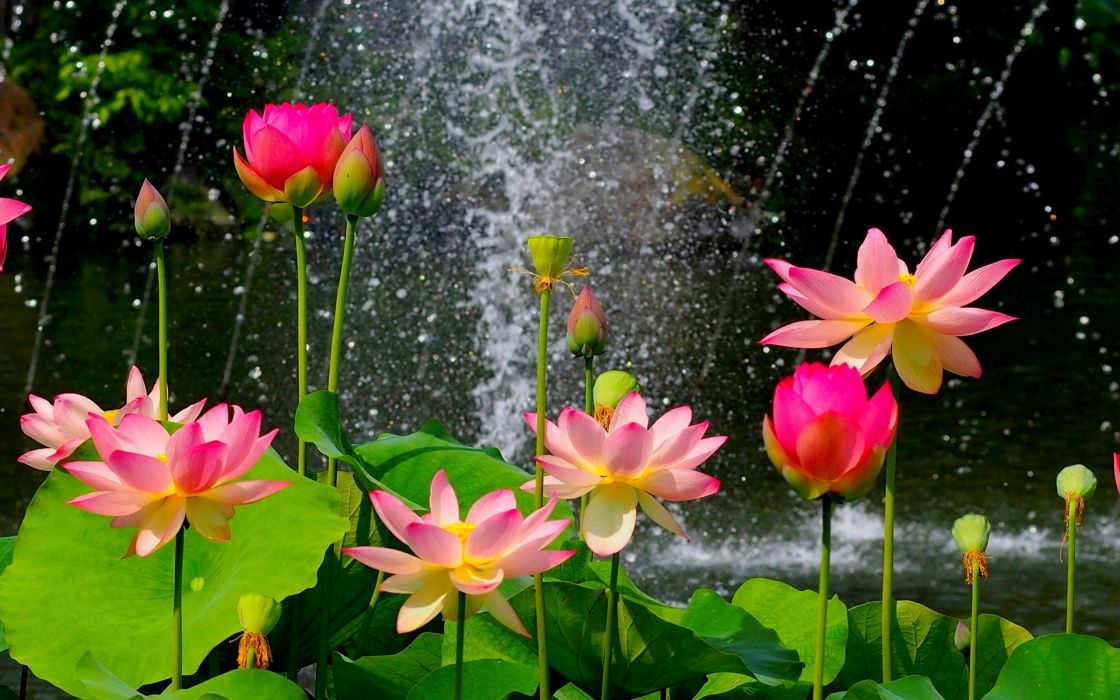
#> input picture nik1.jpg, 1120 x 700 px, found by its file name
$ jupyter execute --allow-errors 'IMPLEMENTATION OF openCV.ipynb'   (older library calls are emulated)
#> lines starting #> are read from the running program, lines starting #| are printed output that depends on the picture; after the words box and inside, x2 and y2 are one past the last pixel; in counts of white or black regions, pixels touching at a corner belong together
# IMPLEMENTATION OF openCV

[cell 1]
import cv2
import numpy as np

[cell 2]
input=cv2.imread("/home/kiet17/opencv/nik1.jpg")
#> input is the input picture: shape (700, 1120, 3); mean B, G, R 44.3, 76.6, 75.4

[cell 3]
cv2.imshow("first image",input)
cv2.waitKey(0)
cv2.destroyAllWindows()

[cell 4]
print(input.shape)
#| (700, 1120, 3)

[cell 5]
cv2.imwrite('nik1.jpeg',input)
#> Out = True

[cell 6]
cv2.imwrite('nik1.png',input)
#> Out = True

# grayscalling is start

[cell 7]
import cv2
#load image
img=cv2.imread("/home/kiet17/opencv/nik1.jpg")

[cell 8]
cv2.imshow('original',img)
cv2.waitKey(0)
cv2.destroyAllWindows()

[cell 9]
#now convert in gray image
img1=cv2.imread("/home/kiet17/opencv/nik1.jpg",0)
cv2.imshow("gray image",img1)
cv2.waitKey(0)
cv2.destroyAllWindows()

# now show color in HSV

[cell 10]
import cv2

image=cv2.imread("/home/kiet17/opencv/nik1.jpg")
hsv_im=cv2.cvtColor(image,cv2.COLOR_BGR2HSV)
#> hsv_im: shape (700, 1120, 3); mean H, S, V 60, 150.5, 93.1

[cell 11]
cv2.imshow("hsv image",hsv_im)
#cv2.imshow("hue chanel",hsv_im[:,:,0])
#cv2.imshow("saturation chanel",hsv_im[:,:,1])
#cv2.imshow("value chanel",hsv_im[:,:,2])

cv2.waitKey(0)
cv2.destroyAllWindows()

# explore new individual color

[cell 12]
import cv2

import numpy

[cell 13]
im2=cv2.imread("/home/kiet17/opencv/nik1.jpg")
B,G,R=cv2.split(im2)

print(B.shape)
#| (700, 1120)

[cell 14]
cv2.imshow("red",R)
cv2.waitKey(0)
cv2.destroyAllWindows()

[cell 15]
cv2.imshow("green",G)
cv2.waitKey(0)
cv2.destroyAllWindows()

[cell 16]
cv2.imshow("blue",B)
cv2.waitKey(0)
cv2.destroyAllWindows()

[cell 17]
# remake the original image
merged=cv2.merge([B,G,R])
cv2.imshow("merged image",merged)
cv2.waitKey(0)
cv2.destroyAllWindows()

[cell 18]
#amplify the specific color
merged=cv2.merge([B+100,G,R])
cv2.imshow("merge with frame",merged)
cv2.waitKey(0)
cv2.destroyAllWindows()

[cell 19]
# lets create a matrix of zeros with dimensions of image
import numpy as np
import cv2
im=cv2.imread("/home/kiet17/opencv/nik1.jpg")
zero=np.zeros(im.shape[:2],dtype="uint8")

cv2.imshow("red",cv2.merge([zero,zero,R]))
cv2.waitKey(0)
cv2.destroyAllWindows()

[cell 20]
cv2.imshow("green",cv2.merge([zero,G,zero]))
cv2.waitKey(0)
cv2.destroyAllWindows()

[cell 21]
cv2.imshow("blue",cv2.merge([B,zero,zero]))
cv2.waitKey(0)
cv2.destroyAllWindows()

# drawing image and shape

[cell 22]
import cv2
import numpy as np

[cell 23]
#create a black image
im=np.zeros((512,512,3),np.uint8)
#make this black and white
image_bw=np.zeros((512,512),np.uint8)

[cell 24]
cv2.imshow("black rect color",im)
cv2.waitKey(0)
cv2.destroyAllWindows()

[cell 25]
print(image_bw)

[cell 26]
#lets draw a line over our black sqare
cv2.line(im,(0,0),(511,511),(255,127,0),8)
cv2.imshow("blue line",im)
cv2.waitKey(0)
cv2.destroyAllWindows()

[cell 27]
#rectangle
cv2.rectangle(im,(100,100),(300,250),(127,100,100),5)
cv2.imshow("rectangle",im)
cv2.waitKey(0)
cv2.destroyAllWindows()

[cell 28]
cv2.circle(im,(300,300),100,(100,255,200),-1)
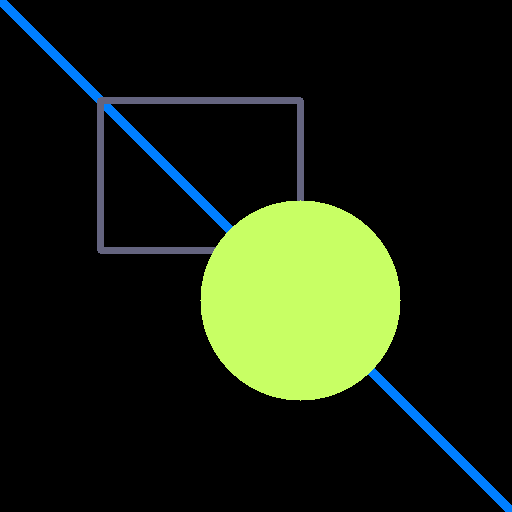
#> im: shape (512, 512, 3); mean B, G, R 18.5, 34.3, 25.5
cv2.imshow("circle",im)
cv2.waitKey(0)
cv2.destroyAllWindows()

[cell 29]
#lets even add txt
im1=np.zeros((512,512,3),np.uint8)

cv2.putText(im1,'HELLO WORLD!!',(75,290),cv2.FONT_HERSHEY_COMPLEX,2,(100,170,0),3)
cv2.imshow("nik",im1)
cv2.waitKey(0)
cv2.destroyAllWindows()

[cell 30]
#transformation
image=cv2.imread("/home/kiet17/opencv/nik1.jpg")
height,width=image.shape[:2]

q_h,q_w=height/4,width/4

[cell 31]
T=np.float32([[1,0,q_w],[0,1,q_h]])
im_tra=cv2.warpAffine(image,T,(width,height))

[cell 32]
cv2.imshow("jg",im_tra)
cv2.waitKey(0)
cv2.destroyAllWindows()

# rotation

[cell 33]
import cv2
import numpy as np

[cell 34]
im=cv2.imread("/home/kiet17/opencv/nik1.jpg")

[cell 35]
height,width=im.shape[:2]

[cell 36]
rotate_im=cv2.getRotationMatrix2D((width/2,height/2),90,1)

[cell 37]
rot=cv2.warpAffine(im,rotate_im,(width,height))

[cell 38]
cv2.imshow('Rotate ',rot)
cv2.waitKey(0)
cv2.destroyAllWindows()

[cell 39]
#SIMPLE ROTATION METHOD
tr=cv2.transpose(im)
cv2.imshow("trans",tr)
cv2.waitKey(0)
cv2.destroyAllWindows()

# resizing , scaling, and interpolation

[cell 40]
im_sc1=cv2.resize(im,None,fx=0.75,fy=0.75)
cv2.imshow("scaled 1",im_sc1)
cv2.waitKey(100000)
cv2.destroyAllWindows()
print(im.shape)
#| (700, 1120, 3)

[cell 41]
im_sc1=cv2.resize(im,(200,200),interpolation=cv2.INTER_AREA)
#> im_sc1: shape (200, 200, 3)
cv2.imshow("scaled 1",im_sc1)
cv2.waitKey(0)
cv2.destroyAllWindows()

# image pyramids

[cell 42]
smaller=cv2.pyrDown(im)
cv2.imshow("smaller image",smaller)
cv2.waitKey(0)
cv2.destroyAllWindows()

[cell 43]
cv2.imshow("larger",cv2.pyrUp(im))
cv2.waitKey(0)
cv2.destroyAllWindows()

# cropping image

[cell 44]
crop=im[100:700,100:200]
cv2.imshow("croped",crop)

cv2.waitKey(0)
cv2.destroyAllWindows()

[cell 45]
import numpy as np

[cell 46]
#increase  the brightness
M=np.ones(im.shape,dtype='uint8')*75
add=cv2.add(im,M)
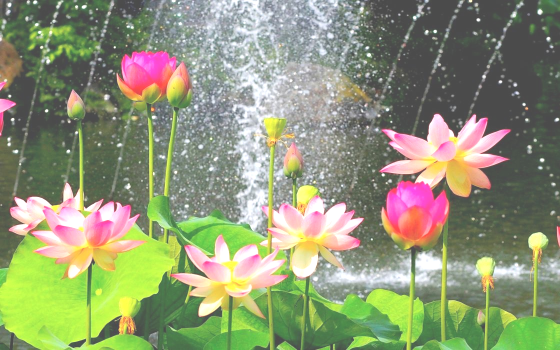
#> add: shape (700, 1120, 3) (shown at 1/2 size); mean B, G, R 119, 151.1, 144.1
cv2.imshow("added image",add)

cv2.waitKey(0)
cv2.destroyAllWindows()

[cell 47]
#decrese the brightness
subtrac=cv2.subtract(im,M)
cv2.imshow("subtract image",subtrac)
cv2.waitKey(0)
cv2.destroyAllWindows()

# bitwise operation  and masking

[cell 48]
square=np.zeros((300,300),np.uint8)
cv2.rectangle(square,(50,50),(250,250),255,-2)
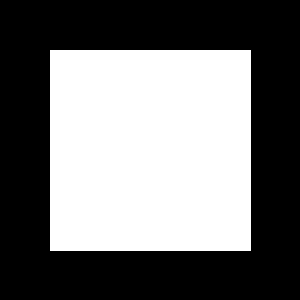
#> square: shape (300, 300); 44.9% white; 1 white region, box (x1, y1, x2, y2) and area: (50, 50, 251, 251) 40401
cv2.imshow("square",square)
cv2.waitKey(0)
cv2.destroyAllWindows()

[cell 49]
ellipse=np.zeros((300,300),np.uint8)

el=cv2.ellipse(ellipse,(150,150),(150,150),30,0,180,255,-1)
#> ellipse: shape (300, 300); 39.6% white; 1 white region, box (x1, y1, x2, y2) and area: (0, 75, 281, 300) 35626
cv2.imshow("ecllipse",el)
cv2.waitKey(0)
cv2.destroyAllWindows()

[cell 50]
And=cv2.bitwise_and(square,el)
cv2.imshow("ecl",And)
cv2.waitKey(0)
cv2.destroyAllWindows()

[cell 51]
Or=cv2.bitwise_or(square,el)
cv2.imshow("eclt",Or)
cv2.waitKey(0)
cv2.destroyAllWindows()

[cell 52]
Xor=cv2.bitwise_xor(square,el)
cv2.imshow("eclt",Xor)
cv2.waitKey(0)
cv2.destroyAllWindows()

[cell 53]
#CONVOLUTION

import numpy as np
import cv2
im=cv2.imread("/home/kiet17/opencv/nik1.jpg")
#creating our kernel
kernel_3=np.ones((3,3),np.float32)/9
blu=cv2.filter2D(im,-1,kernel_3)

[cell 54]
cv2.imshow("3*3 ",blu)
cv2.waitKey(0)
cv2.destroyAllWindows()

[cell 55]
kernel_7=np.ones((3,3),np.float32)/49
blu1=cv2.filter2D(im,-1,kernel_7)

[cell 56]
cv2.imshow("3*3 ",blu1)
cv2.waitKey(0)
cv2.destroyAllWindows()

# sharpning

[cell 57]
kernel=np.array([[-1,-1,-1]
                ,[-1,9,-1]
                ,[-1,-1,-1]])

[cell 58]
sharp=cv2.filter2D(im,-1,kernel)

[cell 59]
cv2.imshow("sharp image",sharp)
cv2.waitKey(0)
cv2.destroyAllWindows()

# thresolding

[cell 60]
ret,thresh1=cv2.threshold(im,127,255,cv2.THRESH_BINARY)
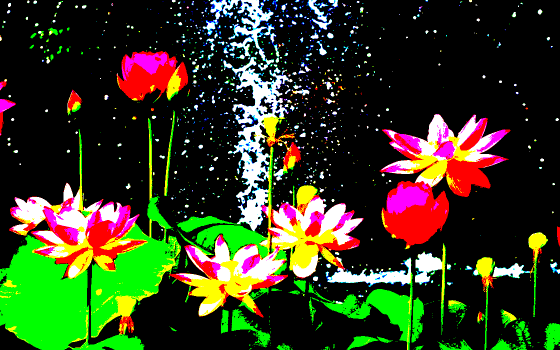
#> thresh1: shape (700, 1120, 3) (shown at 1/2 size); mean B, G, R 29.7, 60, 52.1

[cell 61]
cv2.imshow(" threshold ",thresh1)
cv2.waitKey(0)
cv2.destroyAllWindows()

# dilation and erosion

[cell 62]
kernel=np.ones((5,5),np.uint8)
erosion=cv2.erode(im,kernel,iterations=1)

[cell 63]
cv2.imshow(" erosion",erosion)
cv2.waitKey(0)
cv2.destroyAllWindows()

[cell 64]
dilation=cv2.dilate(im,kernel,iterations=1)

[cell 65]
cv2.imshow("dilation",dilation)
cv2.waitKey(0)
cv2.destroyAllWindows()

# edge detection and image gradient

[cell 66]
height,width,_=im.shape
print(im.shape)
#| (700, 1120, 3)

[cell 67]
canny=cv2.Canny(im,20,170)
#> canny: shape (700, 1120); 13.7% white in thin lines or dots
cv2.imshow(" canny ",canny)
cv2.waitKey(0)
cv2.destroyAllWindows()

# obtaining of non-affine transform

[cell 68]
points_A=np.float32([[320,15],[700,215],[85,610],[530,780]])

[cell 69]
points_B=np.float32([[0,0],[310,0],[0,810],[310,810]])

[cell 70]
M=cv2.getPerspectiveTransform(points_A,points_B)

[cell 71]
warped=cv2.warpPerspective(im,M,(420,594))
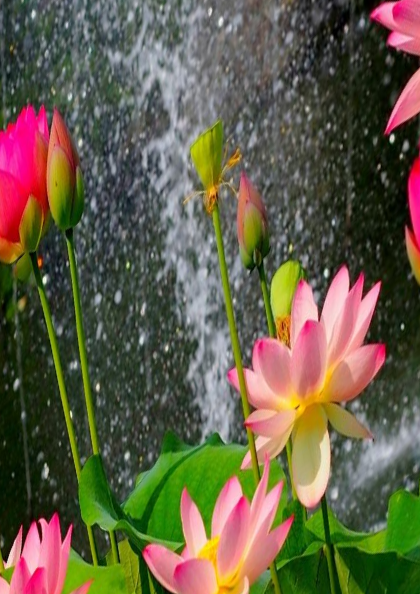
#> warped: shape (594, 420, 3); mean B, G, R 71.6, 93.5, 100.5
cv2.imshow("non affine transform",warped)
cv2.waitKey(0)
cv2.destroyAllWindows()

# contour

[cell 72]
im=cv2.imread("/home/kiet17/opencv/nik.jpg")
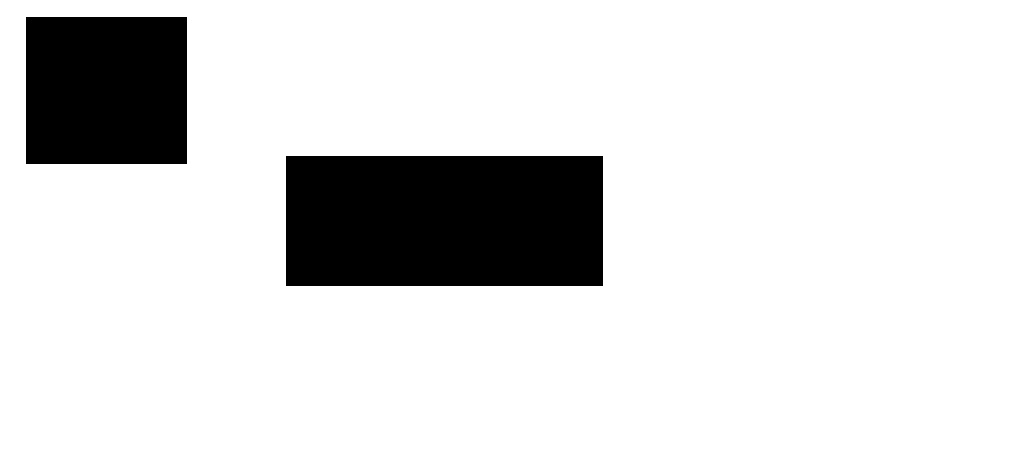
#> input picture nik.jpg, 1030 x 465 px, found by its file name
#> im is the input picture: shape (465, 1030, 3); min 0, max 255, mean 220.5

[cell 73]
canny=cv2.Canny(im,20,170)
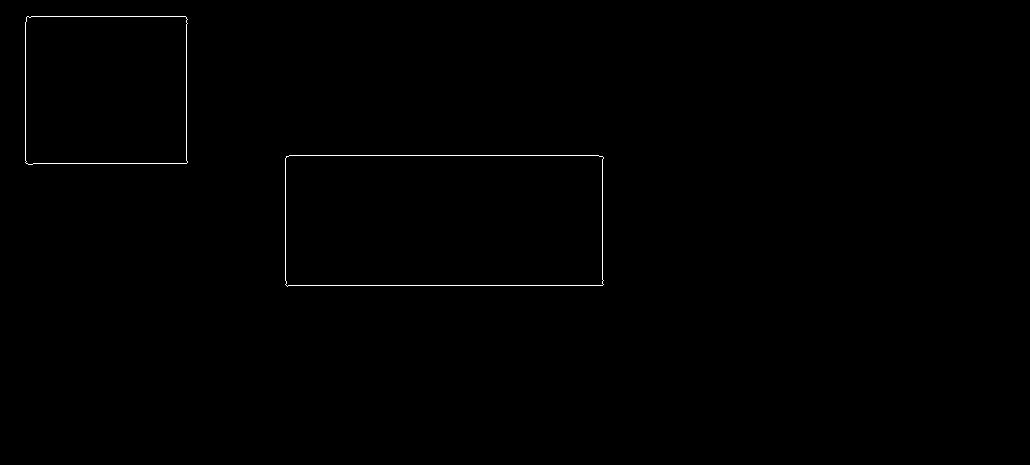
#> canny: shape (465, 1030); 0.31% white in thin lines or dots, all inside (x1, y1, x2, y2) = (25, 16, 604, 287)
cv2.imshow(" canny ",canny)
cv2.waitKey(0)
cv2.destroyAllWindows()

[cell 74]
contours,hierarchy=cv2.findContours(canny,cv2.RETR_EXTERNAL,cv2.CHAIN_APPROX_NONE)
#> contours = 2 contours; box (x1, y1, x2, y2) and area: (285, 155, 604, 287) 41203, (25, 16, 188, 165) 23666

[cell 75]
cv2.drawContours(im,contours,-1,(0,255,0),3)

[cell 76]
cv2.imshow("ima",im)
cv2.waitKey(0)
cv2.destroyAllWindows()

# segmentation an contours

[cell 77]
import cv2
import numpy as np

im=cv2.imread("/home/kiet17/opencv/nik.jpg")
gray=cv2.cvtColor(im,cv2.COLOR_BGR2GRAY)
edged=cv2.Canny(gray,30,200)

[cell 78]
contours, hierarchy=cv2.findContours(edged,cv2.RETR_EXTERNAL,cv2.CHAIN_APPROX_NONE)

[cell 79]
cv2.imshow("edged",edged)
cv2.waitKey(0)
cv2.destroyAllWindows()

[cell 80]
print("no of counters"+str(len(contours)))
#| no of counters2

[cell 81]
cv2.drawContours(im,contours,-1,(0,76,255),3)
cv2.imshow("contours",im)
cv2.waitKey(0)
cv2.destroyAllWindows()

[cell 82]
#SORTING CONTOUR

[cell 83]
import cv2

def get_contour_area(contours):
    all_area=[]
    for cnt in contours:
        area=cv2.contourArea(cnt)
        all_area.append(area)
#> this loop made 2 passes
#> area on passes 1 to 2: 41203, 23666
#> after the loop, all_area = [41203, 23666]
    return all_area

[cell 84]
im=cv2.imread("/home/kiet17/opencv/nik.jpg")
or_im=im

print("contour area before sorting")
print(get_contour_area(contours))
#| [41203.0, 23666.0]

[cell 85]
sorted_contours=sorted(contours,key=cv2.contourArea,reverse=True)
#> sorted_contours has the same summary as contours

print("contour area after sorting")
print(get_contour_area(sorted_contours))
#> the loop in get_contour_area (call 2), `for cnt in contours:` made 2 passes
#| [41203.0, 23666.0]

[cell 86]
#iterate our contours and drawn over line

for c in sorted_contours:
    cv2.drawContours(or_im,[c],-1,(255,0,0),3)
#> this loop made 2 passes
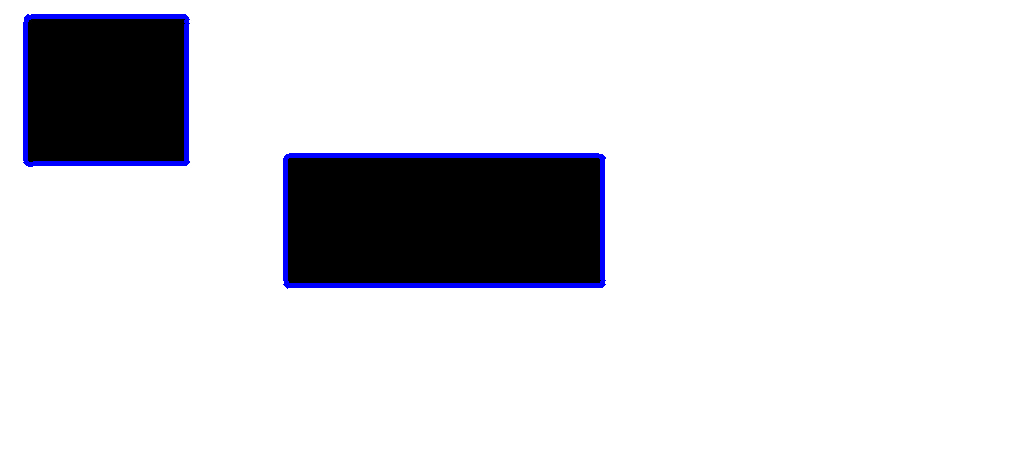
#> or_im: shape (465, 1030, 3); 1.57% of pixels changed, all inside (x1, y1, x2, y2) = (23, 14, 606, 289)

cv2.waitKey(0)
cv2.destroyAllWindows()

[cell 87]
#sorting by position

[cell 88]
def x_cord_contour(contours):

    if cv2.contourArea(contours)>10:
        M=cv2.moments(contours)

    return(int (M['m10']/M['m00']))

[cell 89]
def label_contour_center(image,c,i):

    #place a red circle on center
    M=cv2.moments(c)
    cx=int(M['m10']/M['m00'])
    cy=int(M['m01']/M['m00'])

    cv2.circle(im,(cx,cy),10,(0,0,250),-1)
    return image

[cell 90]
image=cv2.imread("/home/kiet17/opencv/nik.jpg")
ori_im=image.copy()

[cell 91]
for (i,c) in enumerate(contours):
    ori_im=label_contour_center(image,c,i)
#> this loop made 2 passes
#> (cx in label_contour_center, cy in label_contour_center) on passes 1 to 2: (443, 220), (105, 89)

cv2.imshow("aaa",image)
cv2.waitKey(0)
cv2.destroyAllWindows()

[cell 92]
#sorting by contours

[cell 93]
contours_ltr=sorted(contours,key=x_cord_contour,reverse=True)
#> in x_cord_contour, `M=cv2.moments(contours)`: M = moments, m00 41203, centre m10/m00, m01/m00 = (443.5, 220)
#> contours_ltr has the same summary as contours

[cell 94]
for (i,c) in enumerate(contours_ltr):
    cv2.drawContours(ori_im,[c],-1,(0,0,255),3)
    M=cv2.moments(c)
    cx=int(M['m10']/M['m00'])
    cy=int(M['m01']/M['m00'])

    cv2.putText(ori_im,str(i+1),(cx,cy),cv2.FONT_HERSHEY_SIMPLEX,1,(0,255,0),2)

[cell 95]
cv2.imshow("aaa",ori_im)
cv2.waitKey(0)
cv2.destroyAllWindows()

# IDENTIFYING SHAPE

[cell 96]
# Load and then gray scale image

image = cv2.imread('C:\\Users\\user\\Downloads\\nik.jpg')
gray = cv2.cvtColor(image, cv2.COLOR_BGR2GRAY)

cv2.imshow('Identifying Shapes',image)
cv2.waitKey(0)

ret, thresh = cv2.threshold(gray, 127, 255, 1)
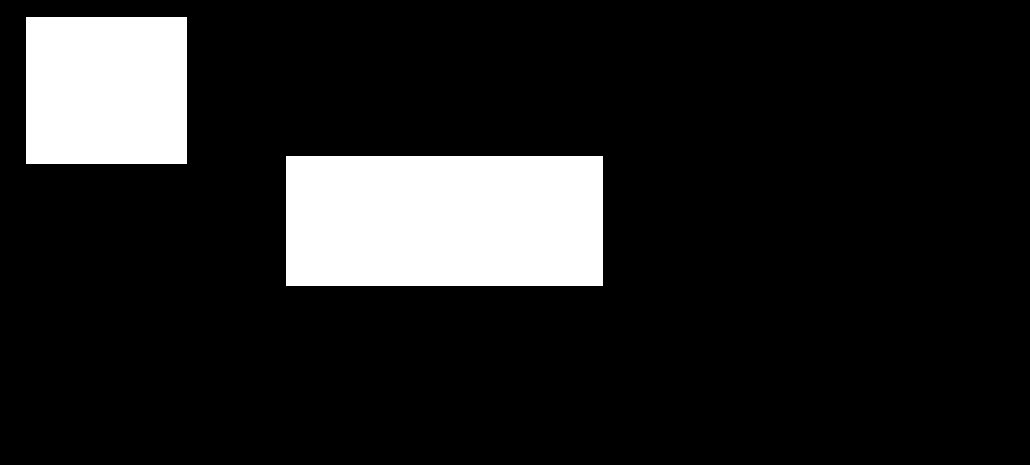
#> thresh: shape (465, 1030); 13.5% white; 2 white regions

# Extract Contours
contours, hierarchy = cv2.findContours(thresh.copy(), cv2.RETR_LIST, cv2.CHAIN_APPROX_NONE)
#> contours = 2 contours; box (x1, y1, x2, y2) and area: (286, 156, 603, 286) 40764, (26, 17, 187, 164) 23360

for cnt in contours:

    # Get approximate polygons
    approx = cv2.approxPolyDP(cnt, 0.01*cv2.arcLength(cnt,True),True)

    if len(approx) == 3:
        shape_name = "Triangle"
        cv2.drawContours(image,[cnt],0,(0,255,0),-1)

        # Find contour center to place text at the center
        M = cv2.moments(cnt)
        cx = int(M['m10'] / M['m00'])
        cy = int(M['m01'] / M['m00'])
        cv2.putText(image, shape_name, (cx-50, cy), cv2.FONT_HERSHEY_SIMPLEX, 1, (0, 0, 0), 1)

    elif len(approx) == 4:
        x,y,w,h = cv2.boundingRect(cnt)
        M = cv2.moments(cnt)
        cx = int(M['m10'] / M['m00'])
        cy = int(M['m01'] / M['m00'])

        # Check to see if 4-side polygon is square or rectangle
        # cv2.boundingRect returns the top left and then width and
        if abs(w-h) <= 3:
            shape_name = " "

            # Find contour center to place text at the center
            cv2.drawContours(image, [cnt], 0, (0, 125 ,255), -1)
            cv2.putText(image, shape_name, (cx-50, cy), cv2.FONT_HERSHEY_SIMPLEX, 1, (0, 0, 0), 1)
        else:
            shape_name = "Rectangle"

            # Find contour center to place text at the center
            cv2.drawContours(image, [cnt], 0, (0, 0, 255), -1)
            M = cv2.moments(cnt)
            cx = int(M['m10'] / M['m00'])
            cy = int(M['m01'] / M['m00'])
            cv2.putText(image, shape_name, (cx-50, cy), cv2.FONT_HERSHEY_SIMPLEX, 1, (0, 0, 0), 1)

    elif len(approx) == 10 or len(approx)==8:
        shape_name = "Star"
        cv2.drawContours(image, [cnt], 0, (255, 255, 0), -1)
        M = cv2.moments(cnt)
        cx = int(M['m10'] / M['m00'])
        cy = int(M['m01'] / M['m00'])
        cv2.putText(image, shape_name, (cx-50, cy), cv2.FONT_HERSHEY_SIMPLEX, 1, (0, 0, 0), 1)


    elif len(approx) >= 15:
        shape_name = "Circle"
        cv2.drawContours(image, [cnt], 0, (0, 255, 255), -1)
        M = cv2.moments(cnt)
        cx = int(M['m10'] / M['m00'])
        cy = int(M['m01'] / M['m00'])
        cv2.putText(image, shape_name, (cx-50, cy), cv2.FONT_HERSHEY_SIMPLEX, 1, (0, 0, 0), 1)

    cv2.imshow('Identifying Shapes',image)
    cv2.waitKey(0)
#> this loop made 2 passes
#> (approx, x, y, w, h, shape_name) on passes 1 to 2: ([[286, 156], [286, 285], [602, 285], [602, 156]], 286, 156, 317, 130, 'Rectangle'), ([[26, 17], [26, 163], [186, 163], [186, 17]], 26, 17, 161, 147, 'Rectangle')
#> pass 2, `cv2.imshow('Identifying Shapes',image)`:
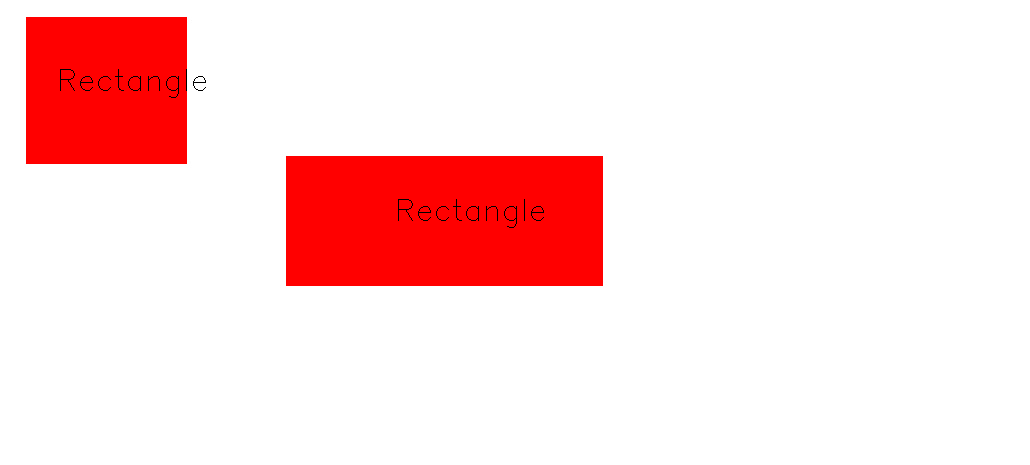
#> window 'Identifying Shapes': shape (465, 1030, 3); mean B, G, R 220.4, 220.4, 254.6

cv2.destroyAllWindows()

# Line Detection

[cell 97]
import cv2
import numpy as np

image = cv2.imread('C:\\Users\\user\\Downloads\\soduku.jpg')

# Grayscale and Canny Edges extracted
#> (the rest of this cell did not finish here and is left out)

# Probabilistic Hough Lines

[cell 98]
import cv2
import numpy as np

# Grayscale and Canny Edges extracted
image = cv2.imread('C:\\Users\\user\\Downloads\\soduku.jpg')
#> (the rest of this cell did not finish here and is left out)

# BLOB DETECTION

[cell 99]
import cv2
import numpy as np;

# Read image
image = cv2.imread("C:\\Users\\user\\Downloads\\nik1.jpg")

# Set up the detector with default parameters.
detector = cv2.SimpleBlobDetector()

# Detect blobs.
keypoints = detector.detect(image)
#> keypoints = 5 keypoints; (x, y, size): (315, 463, 33.9), (632, 425, 7.4), (572, 413, 6.7), (533, 396, 6.3), (476, 11, 6)

# Draw detected blobs as red circles.
# cv2.DRAW_MATCHES_FLAGS_DRAW_RICH_KEYPOINTS ensures the size of
# the circle corresponds to the size of blob
blank = np.zeros((1,1))
blobs = cv2.drawKeypoints(image, keypoints, blank, (0,255,255),
                                      cv2.DRAW_MATCHES_FLAGS_DEFAULT)

# Show keypoints
cv2.imshow("Blobs", blobs)
cv2.waitKey(0)
cv2.destroyAllWindows()
